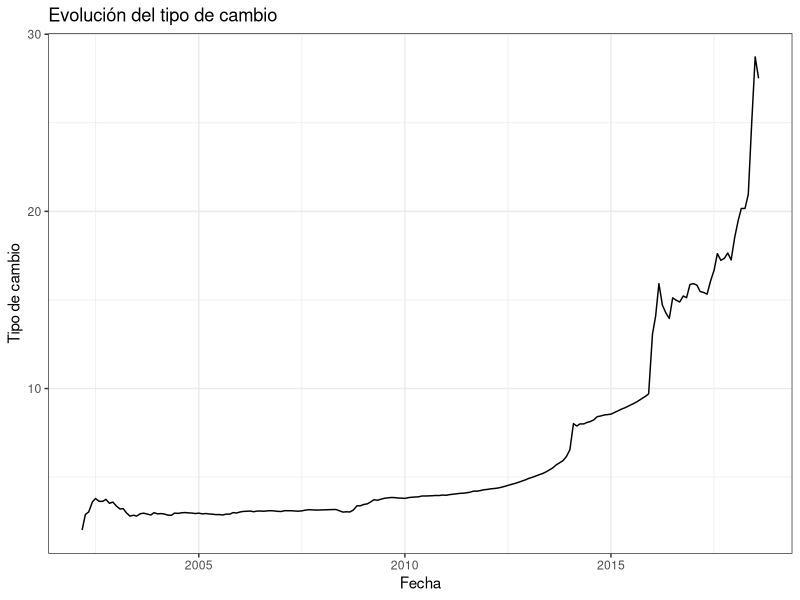
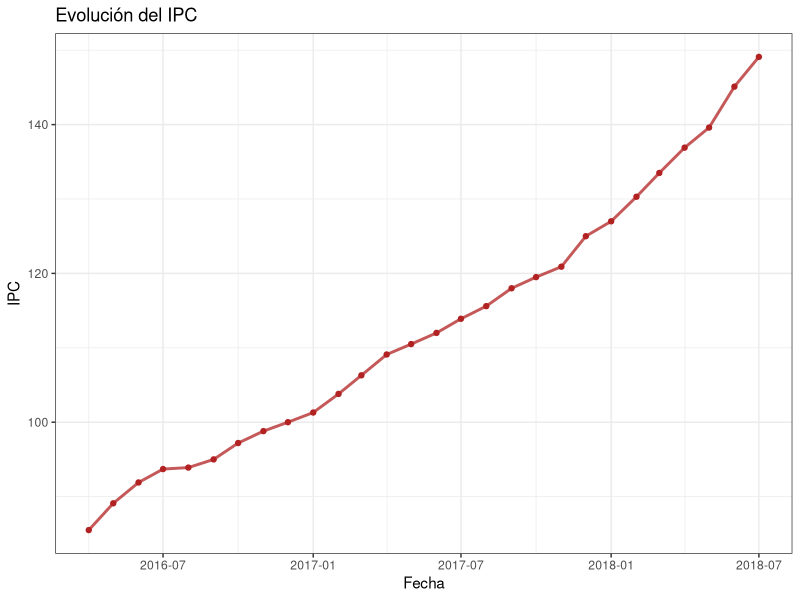
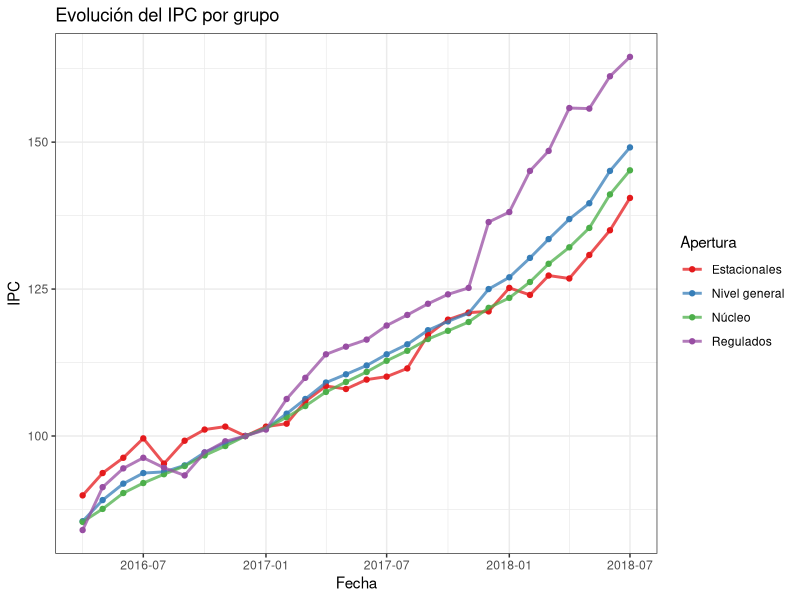
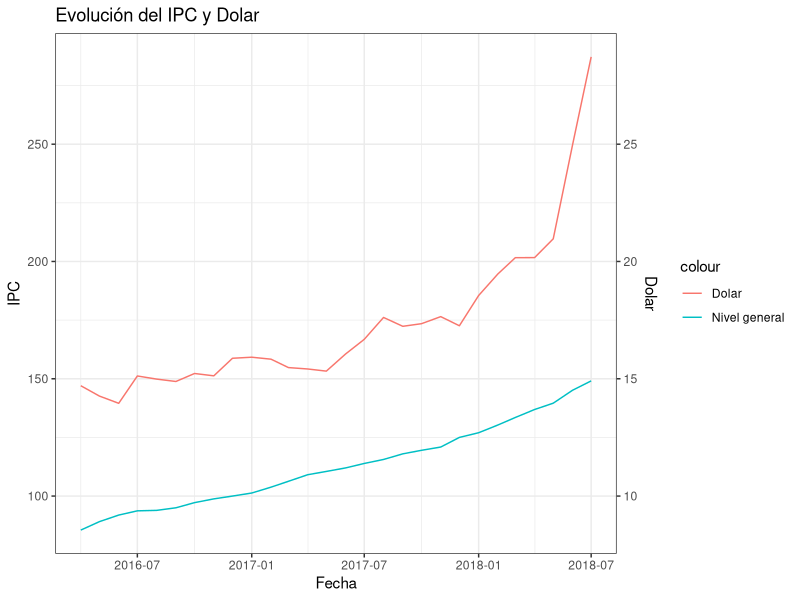
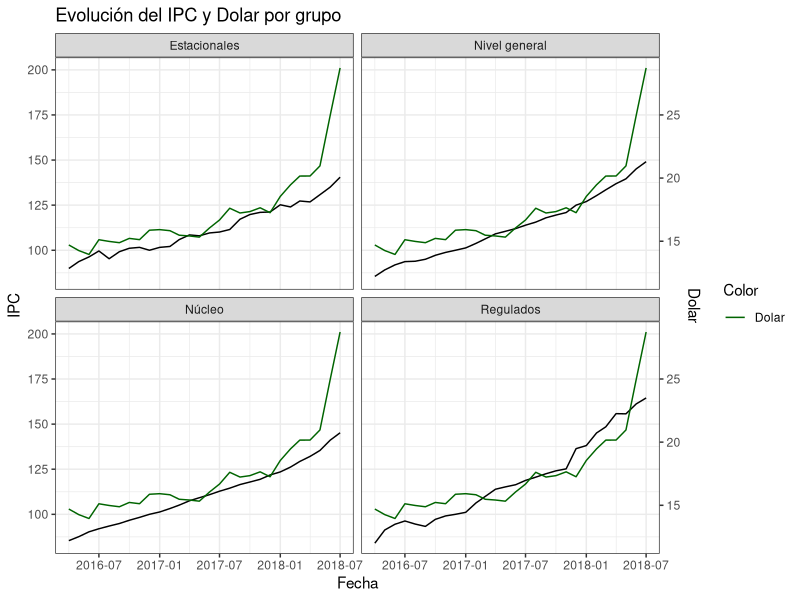

These charts were generated, in order, by the following R code:
## ---- chunk 1
#Librerias
library(lubridate)
library(dplyr)
library(tidyr)
library(ggplot2)
## ---- chunk 2
ipc = read.csv('../Fuentes/ipc-mensual.csv')
dolar = read.csv('../Fuentes/dolar-diario.csv')
glimpse(ipc)
glimpse(dolar)
## ---- chunk 3
dolar = dolar %>% rename(tipo_cambio = Tipo.de.Cambio.de.Referencia...en.Pesos...por.Dólar)
## ---- chunk 4
dolar = dolar %>% mutate(date=dmy(Fecha), year=year(date), month=month(date),
                         day=day(date))
glimpse(dolar)
## ---- chunk 5
fecha_cotizacion= dolar%>% group_by(year,month) %>% 
  summarise(day=min(day))
## ---- chunk 6
dolar = dolar %>% inner_join(fecha_cotizacion, by=c('year', 'month', 'day')) %>% select(-c(Fecha, day))
## ---- chunk 7
ggplot(dolar, aes(x=date, y=tipo_cambio)) +
  geom_line() +
  labs(x="Fecha", y="Tipo de cambio", title="Evolución del tipo de cambio")+
  theme_bw()
## ---- chunk 8
ipc= ipc %>% gather(., key   = date, value = ipc, 2:29)
glimpse(ipc)
## ---- chunk 9
ipc= ipc %>% mutate(date=ymd(parse_date_time(date, orders = 'my')),
                    year=year(date), month=month(date))
## ---- chunk 10
ipc %>% filter(Apertura== "Nivel general") %>% 
ggplot(., aes(x= date, y = ipc, group = Apertura )) +
  geom_point(color="firebrick")+
  geom_line(size= 1,alpha=0.75, color = "firebrick")+
  labs(x="Fecha", y="IPC", title="Evolución del IPC")+
  theme_bw()

## ---- chunk 11
ggplot(ipc, aes(x= date, y = ipc, group = Apertura, color = Apertura )) +
  geom_point()+
  geom_line(size=1,alpha=0.75)+
  labs(x="Fecha", y="IPC", title="Evolución del IPC por grupo")+
  theme_bw()+
  scale_color_brewer(palette = "Set1")
## ---- chunk 12
ipc_dolar = ipc %>% inner_join(dolar, by=c('year', 'month'))
glimpse(ipc_dolar)
## ---- chunk 13
ipc_dolar = ipc_dolar %>% rename(date=date.x) %>% select(-date.y)
## ---- chunk 14
resumen=ipc_dolar %>% filter(Apertura=="Nivel general") %>%
              group_by(year) %>% 
              summarise(dolar_promedio=mean(tipo_cambio),
                        desvio_dolar=sd(tipo_cambio),
                        mediana_dolar=median(tipo_cambio),
                        rango_dolar=max(tipo_cambio)-min(tipo_cambio),
                        ipc_promedio=mean(ipc),
                        desvio_ipc=sd(ipc),
                        mediana_ipc=median(ipc),
                        rango_ipc=max(ipc)-min(ipc))

resumen
## ---- chunk 15
ggplot()+
  geom_line(data = ipc_dolar %>% filter(Apertura=="Nivel general"),aes(x=date,y=ipc, color ="Nivel general"))+
  geom_line(data = ipc_dolar,aes(date,tipo_cambio*10, color ="Dolar"))+
  labs(x="Fecha", y="IPC", title="Evolución del IPC y Dolar")+
  theme_bw()+
  scale_y_continuous(sec.axis = sec_axis(~.*.1, name = "Dolar"))

## ---- chunk 16
ggplot()+
  geom_line(data = ipc_dolar,aes(date,ipc))+
  geom_line(data = ipc_dolar,aes(date,tipo_cambio*7, color ="Dolar"))+
  scale_y_continuous(sec.axis = sec_axis(~./7, name = "Dolar"))+
  scale_colour_manual("Color",values=c("darkgreen"))+
  theme_bw()+
  labs(x="Fecha", y="IPC", title="Evolución del IPC y Dolar por grupo")+
  facet_wrap(.~Apertura)

